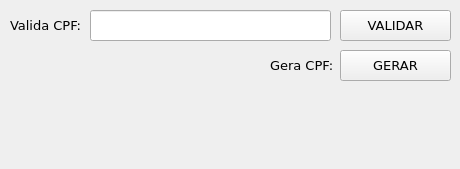
<?xml version="1.0" encoding="UTF-8"?>
<ui version="4.0">
 <class>MainWindow</class>
 <widget class="QMainWindow" name="MainWindow">
  <property name="geometry">
   <rect>
    <x>0</x>
    <y>0</y>
    <width>460</width>
    <height>169</height>
   </rect>
  </property>
  <property name="font">
   <font>
    <pointsize>10</pointsize>
   </font>
  </property>
  <property name="windowTitle">
   <string>Valida ou Gera CPF</string>
  </property>
  <widget class="QWidget" name="centralwidget">
   <widget class="QLabel" name="label">
    <property name="geometry">
     <rect>
      <x>270</x>
      <y>50</y>
      <width>71</width>
      <height>31</height>
     </rect>
    </property>
    <property name="font">
     <font>
      <family>Verdana</family>
      <pointsize>10</pointsize>
     </font>
    </property>
    <property name="text">
     <string>Gera CPF:</string>
    </property>
   </widget>
   <widget class="QLabel" name="label_2">
    <property name="geometry">
     <rect>
      <x>10</x>
      <y>10</y>
      <width>81</width>
      <height>31</height>
     </rect>
    </property>
    <property name="font">
     <font>
      <family>Verdana</family>
      <pointsize>10</pointsize>
     </font>
    </property>
    <property name="text">
     <string>Valida CPF:</string>
    </property>
   </widget>
   <widget class="QLabel" name="labelRetorno">
    <property name="geometry">
     <rect>
      <x>10</x>
      <y>90</y>
      <width>441</width>
      <height>71</height>
     </rect>
    </property>
    <property name="font">
     <font>
      <family>Verdana</family>
      <pointsize>28</pointsize>
     </font>
    </property>
    <property name="styleSheet">
     <string notr="true">color: green</string>
    </property>
    <property name="text">
     <string/>
    </property>
    <property name="alignment">
     <set>Qt::AlignCenter</set>
    </property>
   </widget>
   <widget class="QLineEdit" name="inputValidaCPF">
    <property name="geometry">
     <rect>
      <x>90</x>
      <y>10</y>
      <width>241</width>
      <height>31</height>
     </rect>
    </property>
    <property name="font">
     <font>
      <family>Verdana</family>
      <pointsize>10</pointsize>
     </font>
    </property>
   </widget>
   <widget class="QPushButton" name="btnValidaCPF">
    <property name="enabled">
     <bool>true</bool>
    </property>
    <property name="geometry">
     <rect>
      <x>340</x>
      <y>10</y>
      <width>111</width>
      <height>31</height>
     </rect>
    </property>
    <property name="font">
     <font>
      <family>Verdana</family>
      <pointsize>10</pointsize>
      <weight>50</weight>
      <bold>false</bold>
      <kerning>true</kerning>
     </font>
    </property>
    <property name="text">
     <string>VALIDAR</string>
    </property>
   </widget>
   <widget class="QPushButton" name="btnGeraCPF">
    <property name="geometry">
     <rect>
      <x>340</x>
      <y>50</y>
      <width>111</width>
      <height>31</height>
     </rect>
    </property>
    <property name="font">
     <font>
      <family>Verdana</family>
      <pointsize>10</pointsize>
      <weight>50</weight>
      <bold>false</bold>
     </font>
    </property>
    <property name="text">
     <string>GERAR</string>
    </property>
   </widget>
  </widget>
 </widget>
 <resources/>
 <connections/>
</ui>
